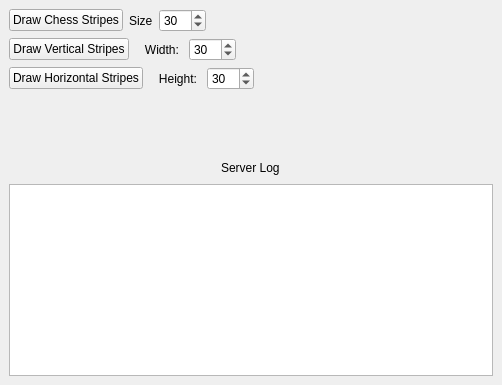
<?xml version="1.0" encoding="UTF-8"?>
<ui version="4.0">
 <class>MainWindow</class>
 <widget class="QMainWindow" name="MainWindow">
  <property name="geometry">
   <rect>
    <x>0</x>
    <y>0</y>
    <width>502</width>
    <height>385</height>
   </rect>
  </property>
  <property name="windowTitle">
   <string>MainWindow</string>
  </property>
  <widget class="QWidget" name="centralwidget">
   <layout class="QVBoxLayout" name="verticalLayout_3">
    <item>
     <layout class="QHBoxLayout" name="horizontalLayout_3">
      <item>
       <widget class="QPushButton" name="btn_DrawChessStripes">
        <property name="text">
         <string>Draw Chess Stripes</string>
        </property>
       </widget>
      </item>
      <item>
       <widget class="QLabel" name="label_3">
        <property name="text">
         <string>Size</string>
        </property>
       </widget>
      </item>
      <item>
       <widget class="QSpinBox" name="sBox_ChessStripeSize">
        <property name="maximum">
         <number>300</number>
        </property>
        <property name="singleStep">
         <number>5</number>
        </property>
        <property name="value">
         <number>30</number>
        </property>
       </widget>
      </item>
      <item>
       <spacer name="horizontalSpacer_3">
        <property name="orientation">
         <enum>Qt::Horizontal</enum>
        </property>
        <property name="sizeHint" stdset="0">
         <size>
          <width>40</width>
          <height>20</height>
         </size>
        </property>
       </spacer>
      </item>
     </layout>
    </item>
    <item>
     <layout class="QHBoxLayout" name="horizontalLayout">
      <item>
       <widget class="QPushButton" name="btn_DrawVerticalStripes">
        <property name="text">
         <string>Draw Vertical Stripes</string>
        </property>
       </widget>
      </item>
      <item>
       <widget class="QLabel" name="label">
        <property name="text">
         <string>   Width: </string>
        </property>
       </widget>
      </item>
      <item>
       <widget class="QSpinBox" name="sBox_VerticalStripeWidth">
        <property name="maximum">
         <number>300</number>
        </property>
        <property name="singleStep">
         <number>5</number>
        </property>
        <property name="value">
         <number>30</number>
        </property>
       </widget>
      </item>
      <item>
       <spacer name="horizontalSpacer">
        <property name="orientation">
         <enum>Qt::Horizontal</enum>
        </property>
        <property name="sizeHint" stdset="0">
         <size>
          <width>40</width>
          <height>20</height>
         </size>
        </property>
       </spacer>
      </item>
     </layout>
    </item>
    <item>
     <layout class="QHBoxLayout" name="horizontalLayout_2">
      <item>
       <widget class="QPushButton" name="btn_DrawHorizontalStripes">
        <property name="text">
         <string>Draw Horizontal Stripes</string>
        </property>
       </widget>
      </item>
      <item>
       <widget class="QLabel" name="label_2">
        <property name="text">
         <string>   Height: </string>
        </property>
       </widget>
      </item>
      <item>
       <widget class="QSpinBox" name="sBox_HorizontalStripeHeight">
        <property name="maximum">
         <number>300</number>
        </property>
        <property name="singleStep">
         <number>5</number>
        </property>
        <property name="value">
         <number>30</number>
        </property>
       </widget>
      </item>
      <item>
       <spacer name="horizontalSpacer_2">
        <property name="orientation">
         <enum>Qt::Horizontal</enum>
        </property>
        <property name="sizeHint" stdset="0">
         <size>
          <width>40</width>
          <height>20</height>
         </size>
        </property>
       </spacer>
      </item>
     </layout>
    </item>
    <item>
     <layout class="QVBoxLayout" name="verticalLayout_2">
      <item>
       <layout class="QVBoxLayout" name="verticalLayout">
        <item>
         <spacer name="verticalSpacer_2">
          <property name="orientation">
           <enum>Qt::Vertical</enum>
          </property>
          <property name="sizeHint" stdset="0">
           <size>
            <width>20</width>
            <height>20</height>
           </size>
          </property>
         </spacer>
        </item>
        <item>
         <layout class="QHBoxLayout" name="horizontalLayout_4">
          <item>
           <spacer name="horizontalSpacer_4">
            <property name="orientation">
             <enum>Qt::Horizontal</enum>
            </property>
            <property name="sizeHint" stdset="0">
             <size>
              <width>481</width>
              <height>20</height>
             </size>
            </property>
           </spacer>
          </item>
          <item>
           <widget class="QLabel" name="label_4">
            <property name="text">
             <string>Server Log</string>
            </property>
           </widget>
          </item>
          <item>
           <spacer name="horizontalSpacer_5">
            <property name="orientation">
             <enum>Qt::Horizontal</enum>
            </property>
            <property name="sizeHint" stdset="0">
             <size>
              <width>481</width>
              <height>20</height>
             </size>
            </property>
           </spacer>
          </item>
         </layout>
        </item>
       </layout>
      </item>
      <item>
       <widget class="QTextEdit" name="txtServerLog"/>
      </item>
     </layout>
    </item>
   </layout>
  </widget>
 </widget>
 <resources/>
 <connections/>
</ui>
